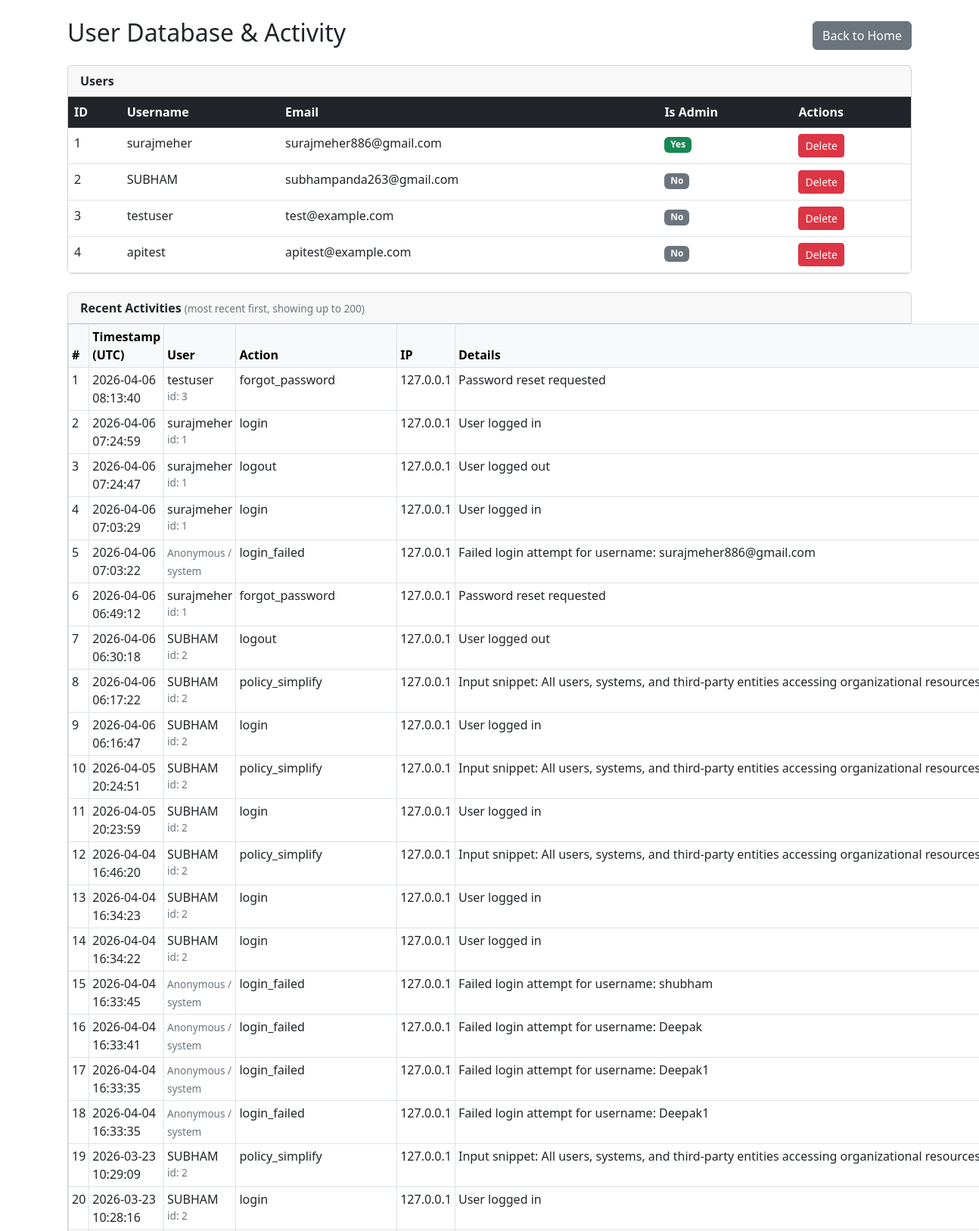
The page /admin (signed in, upper part) on the database its author committed.
### app.py (models this page shows)
class User(db.Model):
    id = db.Column(db.Integer, primary_key=True)
    username = db.Column(db.String(150), unique=True, nullable=False)
    email = db.Column(db.String(150), unique=True, nullable=False)
    password_hash = db.Column(db.String(256), nullable=False)
    reset_token = db.Column(db.String(256), nullable=True)
    is_admin = db.Column(db.Boolean, default=False)
    activities = db.relationship('Activity', backref='user', lazy='dynamic')
    chat_conversations = db.relationship('ChatConversation', backref='user', lazy='dynamic', cascade='all, delete-orphan')

class Activity(db.Model):
    id = db.Column(db.Integer, primary_key=True)
    user_id = db.Column(db.Integer, db.ForeignKey('user.id'), nullable=True)
    action = db.Column(db.String(100), nullable=False)
    details = db.Column(db.Text, nullable=True)
    ip_address = db.Column(db.String(64), nullable=True)
    timestamp = db.Column(db.DateTime, default=datetime.utcnow, index=True)

### app.py (the view)
@app.route('/admin')
def admin():
    if "username" not in session or not session.get("is_admin"):
        flash("Admin access only.", "danger")
        return redirect(url_for('login'))
    users = User.query.order_by(User.id.asc()).all()
    recent_activities = Activity.query.order_by(Activity.timestamp.desc()).limit(200).all()
    return render_template("Admin.html", users=users, activities=recent_activities)

### templates/Admin.html (shortened to what this page needs)
<!DOCTYPE html>
<html lang="en">
<head>
    <link href="https://cdn.jsdelivr.net/npm/bootstrap@5.3.0-alpha3/dist/css/bootstrap.min.css" rel="stylesheet">
</head>
<body>
  <div class="container mt-4">
    <div class="d-flex justify-content-between align-items-center mb-3">
      <h2>User Database & Activity</h2>
      <a href="/" class="btn btn-secondary">Back to Home</a>
    </div>
    <div class="card mb-4">
      <div class="card-header">
        <strong>Users</strong>
      </div>
      <div class="card-body p-0">
        <table class="table table-hover mb-0">
          <thead class="table-dark">
            <tr>
              <th>ID</th>
              <th>Username</th>
              <th>Email</th>
              <th>Is Admin</th>
              <th>Actions</th>
            </tr>
          </thead>
          <tbody>
            {% for user in users %}
            <tr>
              <td>{{ user.id }}</td>
              <td>{{ user.username }}</td>
              <td>{{ user.email }}</td>
              <td>{% if user.is_admin %}<span class="badge bg-success">Yes</span>{% else %}<span class="badge bg-secondary">No</span>{% endif %}</td>
              <td>
                <form action="{{ url_for('delete_user', user_id=user.id) }}" method="post" onsubmit="return confirm('Are you sure you want to delete this user?');" style="display:inline;">
                  <button type="submit" class="btn btn-danger btn-sm">Delete</button>
                </form>
              </td>
            </tr>
            {% endfor %}
          </tbody>
        </table>
      </div>
    </div>
    <div class="card mb-4">
      <div class="card-header">
        <strong>Recent Activities</strong>
        <span class="small-muted"> (most recent first, showing up to 200)</span>
      </div>
      <div class="card-body p-0">
        <table class="table table-sm table-bordered mb-0">
          <thead class="table-light">
            <tr>
              <th>#</th>
              <th>Timestamp (UTC)</th>
              <th>User</th>
              <th>Action</th>
              <th>IP</th>
              <th>Details</th>
            </tr>
          </thead>
          <tbody>
            {% for act in activities %}
            <tr>
              <td>{{ loop.index }}</td>
              <td>{{ act.timestamp.strftime('%Y-%m-%d %H:%M:%S') if act.timestamp else '' }}</td>
              <td>
                {% if act.user %}
                  {{ act.user.username }} <div class="small-muted">id: {{ act.user.id }}</div>
                {% else %}
                  <span class="small-muted">Anonymous / system</span>
                {% endif %}
              </td>
              <td>{{ act.action }}</td>
              <td>{{ act.ip_address or '-' }}</td>
              <td class="activity-details">
                <div class="truncate" title="{{ act.details }}">{{ act.details or '-' }}</div>
              </td>
            </tr>
            {% endfor %}
          </tbody>
        </table>
      </div>
    </div>
  </div>
</body>
</html>

### templates/Admin.html (style rules this page uses)
.small-muted { font-size: 0.85rem; color: #6c757d; }
.truncate { max-width: 45rem; white-space: nowrap; overflow: hidden; text-overflow: ellipsis; }
.activity-details { max-width: 60rem; word-wrap: break-word; }

### rows shown on the page
User: id "1", username "surajmeher", email "surajmeher886@gmail.com", is_admin "Yes"
User: id "2", username "SUBHAM", email "subhampanda263@gmail.com", is_admin "No"
User: id "3", username "testuser", email "test@example.com", is_admin "No"
User: id "4", username "apitest", email "apitest@example.com", is_admin "No"
Activity: timestamp "2026-04-06 08:13:40", user.username "testuser", user.id "3", action "forgot_password", ip_address "127.0.0.1", details "Password reset requested"
Activity: timestamp "2026-04-06 07:24:59", user.username "surajmeher", user.id "1", action "login", ip_address "127.0.0.1", details "User logged in"
Activity: timestamp "2026-04-06 07:24:47", user.username "surajmeher", user.id "1", action "logout", ip_address "127.0.0.1", details "User logged out"
Activity: timestamp "2026-04-06 07:03:29", user.username "surajmeher", user.id "1", action "login", ip_address "127.0.0.1", details "User logged in"
Activity: timestamp "2026-04-06 07:03:22", shows "Anonymous / system", action "login_failed", ip_address "127.0.0.1", details "Failed login attempt for username: surajmeher886@gmail.com"
Activity: timestamp "2026-04-06 06:49:12", user.username "surajmeher", user.id "1", action "forgot_password", ip_address "127.0.0.1", details "Password reset requested"
Activity: timestamp "2026-04-06 06:30:18", user.username "SUBHAM", user.id "2", action "logout", ip_address "127.0.0.1", details "User logged out"
Activity: timestamp "2026-04-06 06:17:22", user.username "SUBHAM", user.id "2", action "policy_simplify", ip_address "127.0.0.1", details "Input snippet: All users, systems, and third-party entities accessing organizational resources…"
Activity: timestamp "2026-04-06 06:16:47", user.username "SUBHAM", user.id "2", action "login", ip_address "127.0.0.1", details "User logged in"
Activity: timestamp "2026-04-05 20:24:51", user.username "SUBHAM", user.id "2", action "policy_simplify", ip_address "127.0.0.1", details "Input snippet: All users, systems, and third-party entities accessing organizational resources…"
Activity: timestamp "2026-04-05 20:23:59", user.username "SUBHAM", user.id "2", action "login", ip_address "127.0.0.1", details "User logged in"
Activity: timestamp "2026-04-04 16:46:20", user.username "SUBHAM", user.id "2", action "policy_simplify", ip_address "127.0.0.1", details "Input snippet: All users, systems, and third-party entities accessing organizational resources…"
Activity: timestamp "2026-04-04 16:34:23", user.username "SUBHAM", user.id "2", action "login", ip_address "127.0.0.1", details "User logged in"
Activity: timestamp "2026-04-04 16:34:22", user.username "SUBHAM", user.id "2", action "login", ip_address "127.0.0.1", details "User logged in"
Activity: timestamp "2026-04-04 16:33:45", shows "Anonymous / system", action "login_failed", ip_address "127.0.0.1", details "Failed login attempt for username: shubham"
Activity: timestamp "2026-04-04 16:33:41", shows "Anonymous / system", action "login_failed", ip_address "127.0.0.1", details "Failed login attempt for username: Deepak"
Activity: timestamp "2026-04-04 16:33:35", shows "Anonymous / system", action "login_failed", ip_address "127.0.0.1", details "Failed login attempt for username: Deepak1"
Activity: timestamp "2026-04-04 16:33:35", shows "Anonymous / system", action "login_failed", ip_address "127.0.0.1", details "Failed login attempt for username: Deepak1"
Activity: timestamp "2026-03-23 10:29:09", user.username "SUBHAM", user.id "2", action "policy_simplify", ip_address "127.0.0.1", details "Input snippet: All users, systems, and third-party entities accessing organizational resources…"
Activity: timestamp "2026-03-23 10:28:16", user.username "SUBHAM", user.id "2", action "login", ip_address "127.0.0.1", details "User logged in"
